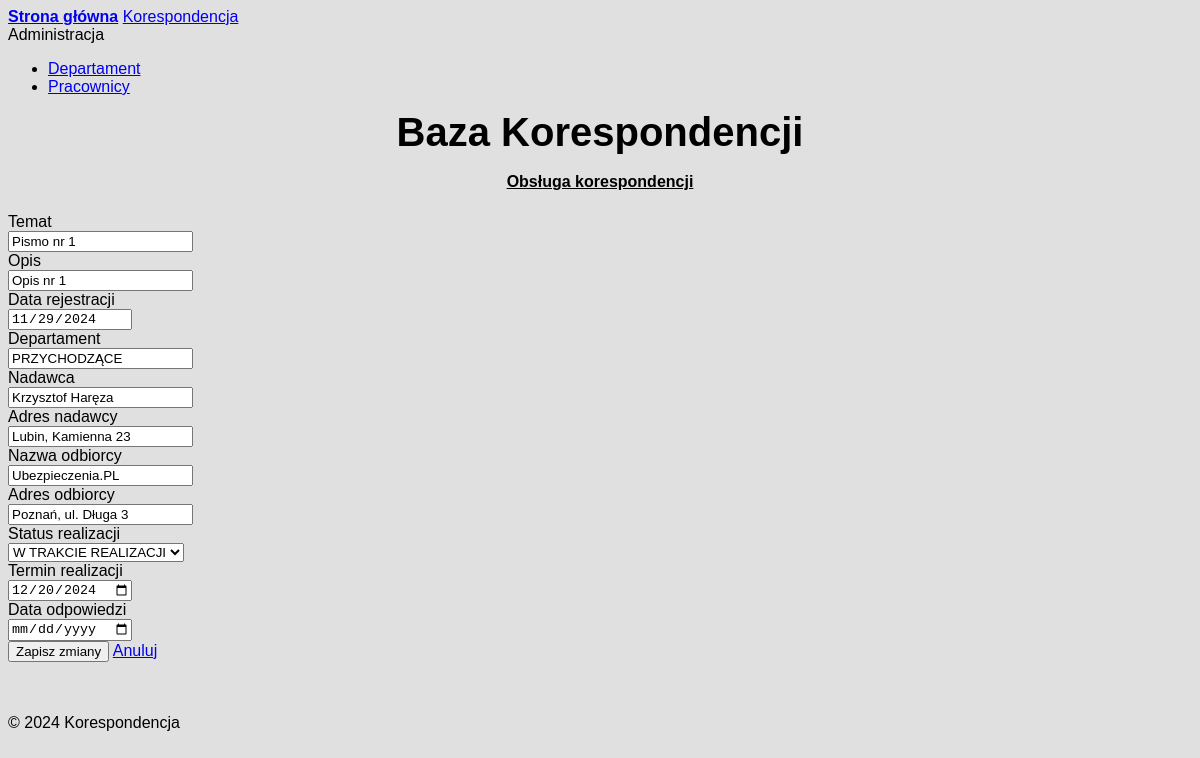
Screenshot of /edit_correspondence/1 with the database file from the repository.
### models.py (models this page shows, shortened)
class Correspondence(db.Model):
    __tablename__ = 'correspondence'
    corID = db.Column(db.Integer, primary_key=True)
    corSubject = db.Column(db.String(100), nullable=False, unique=False)
    corContent = db.Column(db.String(255), nullable=False, unique=False)
    corDate = db.Column(db.Date, nullable=False)
    corType = db.Column(db.Integer, nullable=False)
    corSenderName = db.Column(db.String(100), nullable=False)
    corSenderAddress = db.Column(db.String(255), nullable=False)
    corRecipientName = db.Column(db.String(100), nullable=False)
    corRecipientAddress = db.Column(db.String(255), nullable=False)
    depID = db.Column(db.Integer, db.ForeignKey("departament.depID"), nullable=True)
    empID = db.Column(db.Integer, db.ForeignKey("employee.empID"), nullable=True)
    attachments = db.relationship("Attachment", backref="correspondence", lazy=True)
    corStatus = db.Column(db.String(50), nullable=True)
    corDeadline = db.Column(db.Date, nullable=True)
    corComplited = db.Column(db.Date, nullable=True)

### app.py (the view, shortened to what this page needs)
@app.route('/edit_correspondence/<int:corID>', methods=['GET', 'POST'])
def edit_correspondence(corID):
    record = Correspondence.query.get_or_404(corID)
    return render_template('edit_correspondence.html', record=record)

### templates/edit_correspondence.html (shortened to what this page needs)
{% extends 'base.html' %}
{% block content %}
<div class="container" xmlns="http://www.w3.org/1999/html">
    <div class="columns">
        <div class="column col-12">
            <div class="text-center">
                <h4><u>Obsługa korespondencji</u></h4>
            </div>
        </div>
        <div class="column col-6">
            <form class="form-horizontal" method="post">
                <div class="form-group">
                    <div class="col-2">
                        <label class="form-label" for="corSubject">Temat</label>
                    </div>
                    <div class="col-10">
                        <input class="form-input" type="text" id="corSubject" name="corSubject" value="{{ record.corSubject }}" readonly>
                    </div>
                    <div class="col-2">
                        <label class="form-label" for="corContent">Opis</label>
                    </div>
                    <div class="col-10">
                        <input class="form-input" type="text" id="corContent" name="corContent" value="{{ record.corContent }}" readonly>
                    </div>
                    <div class="col-2">
                        <label class="form-label" for="corDate">Data rejestracji</label>
                    </div>
                    <div class="col-10">
                        <input class="form-input" type="date" id="corDate" name="corDate" value="{{ record.corDate }}" readonly>
                    </div>
                    <div class="col-2">
                        <label class="form-label" for="corType">Departament</label>
                    </div>
                    <div class="col-10">
                          <input class="form-input" type="text" id="corType" name="corType" value="{{ record.corType }}" readonly>
                    </div>
                     <div class="col-2">
                        <label class="form-label" for="corSenderName">Nadawca</label>
                    </div>
                    <div class="col-10">
                        <input class="form-input" type="text" id="corSenderName" name="corSenderName" value="{{ record.corSenderName }}" readonly>
                    </div>
                    <div class="col-2">
                        <label class="form-label" for="corSenderAddress">Adres nadawcy</label>
                    </div>
                    <div class="col-10">
                        <input class="form-input" type="text" id="corSenderAddress" name="corSenderAddress" value="{{ record.corSenderAddress }}" readonly>
                    </div>
                    <div class="col-2">
                        <label class="form-label" for="corRecipientName">Nazwa odbiorcy</label>
                    </div>
                    <div class="col-10">
                        <input class="form-input" type="text" id="corRecipientName" name="corRecipientName" value="{{ record.corRecipientName }}" readonly>
                    </div>
                    <div class="col-2">
                        <label class="form-label" for="corRecipientAddress">Adres odbiorcy</label>
                    </div>
                    <div class="col-10">
                        <input class="form-input" type="text" id="corRecipientAddress" name="corRecipientAddress" value="{{ record.corRecipientAddress }}" readonly>
                    </div>
                    <div class="col-2">
                        <label class="form-label" for="corStatus">Status realizacji</label>
                    </div>
                    <div class="col-10">
                          <select class="form-select" id="corStatus" name="corStatus">
                            <option value="W TRAKCIE REALIZACJI" {% if record.corStatus == "W TRAKCIE REALIZACJI" %}selected{% endif %}>W TRAKCIE REALIZACJI</option>
                          </select>
                    </div>
                    <div class="col-2">
                        <label class="form-label" for="corDeadline">Termin realizacji</label>
                    </div>
                    <div class="col-10">
                        <input class="form-input" type="date" id="corDeadline" name="corDeadline" value="{{ record.corDeadline or '' }}">
                    </div>
                    <div class="col-2">
                        <label class="form-label" for="corComplited">Data odpowiedzi</label>
                    </div>
                    <div class="col-10">
                        <input class="form-input" type="date" id="corComplited" name="corComplited" value="{{ record.corComplited or '' }}">
                    </div>
                    <div class="col-6">
                        <button class="btn btn-primary" type="submit">Zapisz zmiany</button>
                        <a href="{{ url_for('cor_records') }}" class="btn btn">Anuluj</a>
                    </div>
                </div>
            </form>
        </div>
    </div>
</div>
{% endblock %}

### templates/base.html (style rules this page uses)
body { background-color: #e0e0e0; font-family: 'Helvetica'; }
h4, th, td { text-align: center; }

### rows the page displays
Correspondence: corSubject "Pismo nr 1", corContent "Opis nr 1", corDate "11/29/2024", corType "PRZYCHODZĄCE", corSenderName "Krzysztof Haręza", corSenderAddress "Lubin, Kamienna 23", corRecipientName "Ubezpieczenia.PL", corRecipientAddress "Poznań, ul. Długa 3", corStatus "W TRAKCIE REALIZACJI", corDeadline "12/20/2024"
